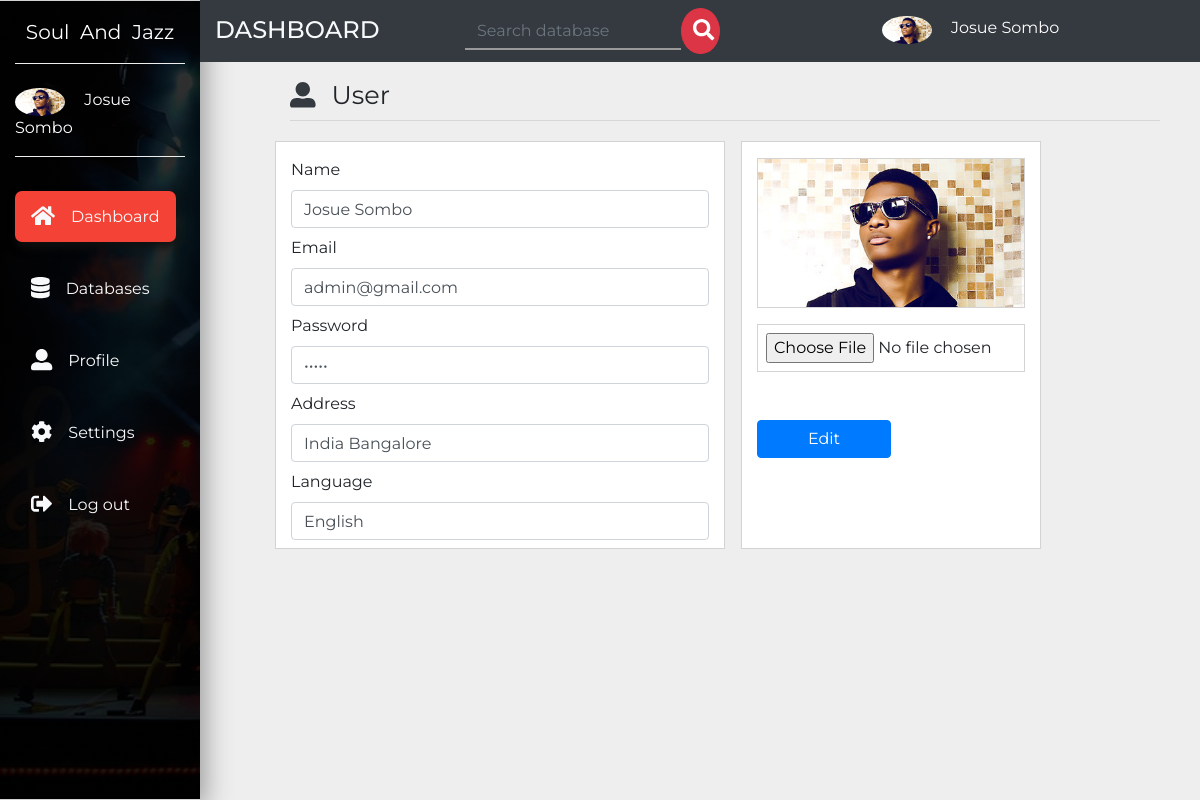
/admin/user/edit.php?edit=1, run on the app's committed database.
### tables this page shows
CREATE TABLE `user` (
  `id` int(11) NOT NULL AUTO_INCREMENT,
  `name` varchar(20) NOT NULL,
  `email` varchar(20) NOT NULL,
  `password` varchar(20) NOT NULL,
  `address` varchar(200) NOT NULL,
  `language` varchar(20) NOT NULL,
  `avatar` varchar(255) NOT NULL,
  `privilege` varchar(10) DEFAULT NULL,
  PRIMARY KEY (`id`)
);

### admin/user/edit.php (the view, shortened to what this page needs)
<?php include_once('../db-conf.php');?>
<?php
 if (isset($_GET['edit'])) {
   $id_event = $_GET['edit'];
 }else{
  header("location:index.php");
 }
?>
<?php
          $sql = "SELECT * FROM user where id='$id_event'";
          $result = mysqli_query($con,$sql);
          while($row = mysqli_fetch_assoc($result)){
            $name = $row['name'];
            $email = $row['email'];
            $password = $row['password'];
            $address = $row['address'];
            $language = $row['language'];
            $avatar = $row['avatar'];
            }
?>
<!DOCTYPE html>
<html lang="en">
  <head>
    <link rel="stylesheet" href="https://stackpath.bootstrapcdn.com/bootstrap/4.3.1/css/bootstrap.min.css">
    <link href="../../css/all.css" rel="stylesheet">
    <link rel="stylesheet" href="../../css/master.css">
  </head>
  <body>
  <nav class="navbar navbar-expand-md navbar-dark small">
  <div class="collapse navbar-collapse" id="navbarNavDropdown">
    <div class="container-fluid">
      <div class="row">
         <div class="col-lg-2 col-md-2 sidebar fixed-top">
         <a class="navbar-brand text-white d-block mx-auto text-center py-3 mb-4 botton-brand" href="../header.php">Soul &nbsp;And &nbsp;Jazz</a>
         <div class="botton-brand pb-3 mb-5">
           <img src="<?php echo "../".$avatar;?>" class="rounded-circle mr-3" width="50" alt="image">
           <a href="../header.php" class="text-white small-link"><?php echo $name;?></a>
         </div>
         <ul class="navbar-nav flex-column mt-4">
           <li class="navbar-item mb-5 mt-xs-2"><a href="../header.php" class="navbar-link text-light p-3 sidebar-link current"><i class="fa fa-home text-light fa-lg mr-3"></i>Dashboard</a></li>
           <li class="navbar-item mb-5"><a href="../database.php" class="navbar-link text-light p-3 sidebar-link"><i class="fas fa-database text-light fa-lg mr-3"></i>Databases</a></li>
           <li class="navbar-item mb-5"><a href="../profile.php" class="navbar-link text-light p-3 sidebar-link"><i class="fas fa-user-alt text-light fa-lg mr-3"></i>Profile</a></li>
           <li class="navbar-item mb-5"><a href="../setting.php" class="navbar-link text-light p-3 sidebar-link"><i class="fas fa-cog text-light fa-lg mr-3"></i>Settings</a></li>
           <li class="navbar-item mb-5"><a href="../logout.php" data-toggle="modal" data-target="#logout" class="navbar-link text-light p-3 sidebar-link"><i class="fas fa-sign-out-alt text-light fa-lg mr-3"></i>Log out</a></li>
         </ul>
         </div>
         <div class="col-lg-10 col-md-10 rightbar bg-dark ml-auto fixed-top py-2">
           <div class="row">
             <div class="col-md-3">
              <h4 class="text-uppercase text-light mb-0 pt-2">Dashboard</h4>
             </div>
             <div class="col-md-5 small-hide">
              <form method="post" action="../search.php" class="form-inline mb-0">
                <input type="search" name="search" id="search" placeholder="Search database" class="form-control search-bar">
                <button class="btn btn-danger search-button"><i class="fas fa-search fa-lg" style="margin-left: -5px;"></i></button>
              </form>
             </div>
             <div class="col-md-4 pt-2 small-hide">
               <img src="<?php echo "../".$avatar;?>" class="rounded-circle mr-3" width="50" alt="image">
               <a href="" class="text-white"><?php echo $name;?></a>
             </div>
           </div>
         </div>
      </div>
    </div>
  </div>
</nav>
<div class="container-fluid">
  <div class="row">
    <div class="col-lg-9 ml-auto " id="left-side">
      <div class="row pt-5 mt-3 mb-5">
        <div class="col-sm-12 mb-1">
          <h3 class="display-4 mt-auto" style="width:15%;font-size: 1.6rem;float: left;"><i class="fas fa-user-alt text-light fa-1x mr-3 text-dark mr-3"></i><strong class="pt-5">User</strong></h3><br>
        <hr>
        </div>
      <div class="col-sm-12 mb-1">
      <form class="form-group" method="post" enctype="multipart/form-data">
      <div class="row">
      <div class="col-sm-6 mb-2 bg-white background pt-3 mr-3">
		    <label>Name</label>
            <input type="text" name="name" value="<?php echo $name;?>" placeholder="" class="form-control mb-2">
            <label>Email</label>
            <input type="email" name="email" value="<?php echo $email;?>" placeholder="" class="form-control mb-2">
            <label>Password</label>
            <input type="password" name="password" value="<?php echo $password;?>" placeholder="" class="form-control mb-2">
            <label>Address</label>
            <input type="text" name="address" value="<?php echo $address;?>" placeholder="" class="form-control mb-2">
            <label>Language</label>
            <input type="text" name="lang" value="<?php echo $language;?>" placeholder="" class="form-control mb-2">
		 </div>
                 <div class="col-sm-4 mb-2 bg-white background pt-3">
		   <img src="<?php echo "../../".$avatar;?>" class="img-fluid w-100 mb-2" style="border:1px solid lightgray;" alt="image">
           <div class="mt-2 background w-100">
           <input type="file" name="image" class="form-control-file mb-0  p-2">
           </div>
           <input type="submit" name="edituser" value="Edit" class="btn btn-primary w-50 mt-5 small-btn">
		   </div>
      </div>
      </form>
      </div>
     </div>
    </div>
  </div>
</div>
  </body>
</html>

### css/all.css (style rules this page uses)
.fa-lg { font-size: 1.33333em; line-height: 0.75em; vertical-align: -.0667em; }
.fa-1x { font-size: 1em; }
.fa-cog:before { content: "\f013"; }
.fa-database:before { content: "\f1c0"; }
.fa-home:before { content: "\f015"; }
.fa-search:before { content: "\f002"; }
.fa-sign-out-alt:before { content: "\f2f5"; }
.fa-user-alt:before { content: "\f406"; }

### css/master.css (style rules this page uses)
body { font-family: 'Montserrat', sans-serif; background: #eee; }
#left-side { position: absolute; left: 275px; }
ul li,a { font-size: 1rem; }
.current { background: #f44336; border-radius: 7px; box-shadow: 2px 5px 10px #111; transition: all .3s; }
.search-bar { background: transparent; border: none; border-radius:0; border-bottom: 2px solid #999; }
.search-button { width: 10%; border-radius: 50%; padding: 10px 16px; }
.sidebar { border-top:1px solid lightgray; background: linear-gradient(rgba(0,0,0,.8),rgba(0,0,0,.9)), url('../img/news.jpg'); background-size: cover; background-repeat: no-repeat; height: 100vh; border-bottom: 1px solid lightgray; box-sizing: border-box; box-shadow: 5px 7px 25px #999; }
.botton-brand { border-bottom: 1px groove #eee; }
.sidebar-link { transition: all .4s; }
.background { border:1px solid lightgray; }

### data on the page
user: avatar (picture), name "Josue Sombo", email "admin@gmail.com", address "India Bangalore", lang "English"
